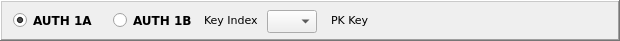
  <widget class="QFrame" name="pnlAuth">
   <property name="geometry">
    <rect>
     <x>0</x>
     <y>0</y>
     <width>620</width>
     <height>41</height>
    </rect>
   </property>
   <property name="font">
    <font>
     <family>Verdana</family>
    </font>
   </property>
   <property name="autoFillBackground">
    <bool>true</bool>
   </property>
   <property name="frameShape">
    <enum>QFrame::WinPanel</enum>
   </property>
   <property name="frameShadow">
    <enum>QFrame::Raised</enum>
   </property>
   <widget class="QRadioButton" name="rbAUTH1A">
    <property name="geometry">
     <rect>
      <x>13</x>
      <y>10</y>
      <width>99</width>
      <height>21</height>
     </rect>
    </property>
    <property name="font">
     <font>
      <weight>75</weight>
      <bold>true</bold>
     </font>
    </property>
    <property name="cursor">
     <cursorShape>PointingHandCursor</cursorShape>
    </property>
    <property name="text">
     <string>AUTH 1A</string>
    </property>
    <property name="checked">
     <bool>true</bool>
    </property>
   </widget>
   <widget class="QRadioButton" name="rbAUTH1B">
    <property name="geometry">
     <rect>
      <x>113</x>
      <y>10</y>
      <width>99</width>
      <height>21</height>
     </rect>
    </property>
    <property name="font">
     <font>
      <weight>75</weight>
      <bold>true</bold>
     </font>
    </property>
    <property name="cursor">
     <cursorShape>PointingHandCursor</cursorShape>
    </property>
    <property name="text">
     <string>AUTH 1B</string>
    </property>
    <property name="checked">
     <bool>false</bool>
    </property>
   </widget>
   <widget class="QLabel" name="lblKeyIndex">
    <property name="geometry">
     <rect>
      <x>204</x>
      <y>12</y>
      <width>61</width>
      <height>16</height>
     </rect>
    </property>
    <property name="font">
     <font>
      <pointsize>8</pointsize>
     </font>
    </property>
    <property name="text">
     <string>Key Index</string>
    </property>
   </widget>
   <widget class="QComboBox" name="cboKeyIndex">
    <property name="geometry">
     <rect>
      <x>267</x>
      <y>10</y>
      <width>50</width>
      <height>23</height>
     </rect>
    </property>
    <property name="font">
     <font>
      <weight>75</weight>
      <bold>true</bold>
     </font>
    </property>
    <property name="autoFillBackground">
     <bool>true</bool>
    </property>
    <property name="currentText" stdset="0">
     <string/>
    </property>
   </widget>
   <widget class="QLabel" name="lblPKKeys">
    <property name="geometry">
     <rect>
      <x>331</x>
      <y>12</y>
      <width>41</width>
      <height>16</height>
     </rect>
    </property>
    <property name="font">
     <font>
      <pointsize>8</pointsize>
     </font>
    </property>
    <property name="text">
     <string>PK Key</string>
    </property>
   </widget>
  </widget>
